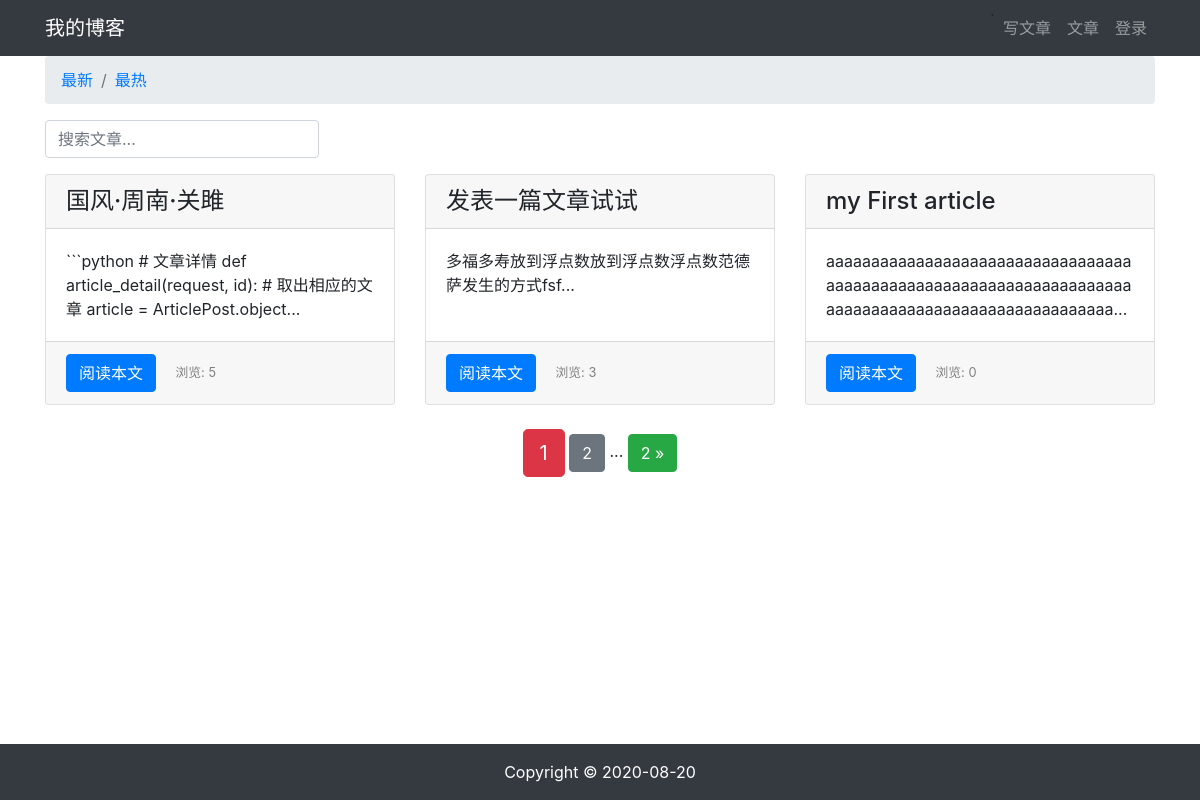
Before: /article/article_list?order=total_views&search= with the older database file.
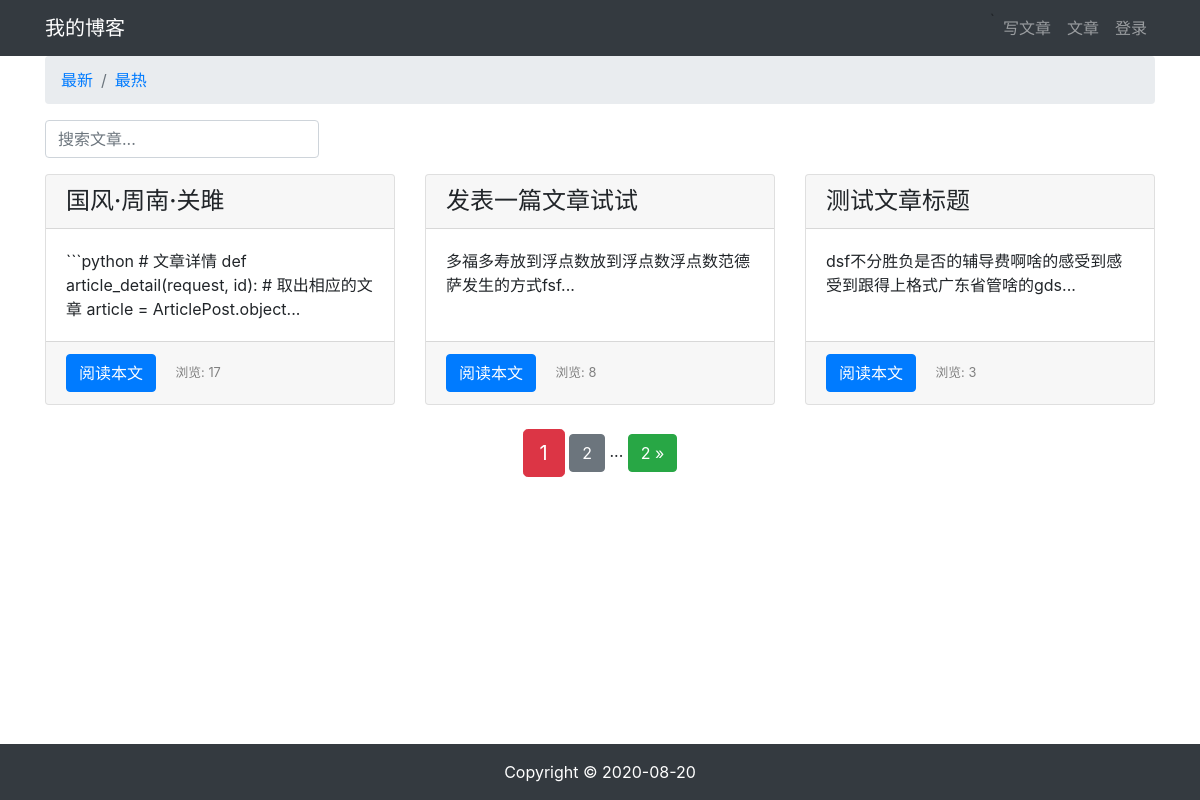
After: the same page with the newer database file.
### article/models.py (models this page shows, shortened)
class ArticlePost(models.Model):
    total_views = models.PositiveIntegerField(default=0)
    author = models.ForeignKey(User, on_delete=models.CASCADE)
    title = models.CharField(max_length=100)
    body_content = models.TextField()
    created_time = models.DateTimeField(default=timezone.now)
    updated_time = models.DateTimeField(auto_now=True)
    class Meta:
        ordering = ('-created_time',)

### article/views.py (the view)
# urls.py: path('article_list', article.views.article_list, name='article_list'),
def article_list(request):
    search = request.GET.get('search')
    order = request.GET.get('order')
    if search:
        if order == 'total_views':
            all_article = ArticlePost.objects.filter(
                Q(title__icontains=search) |
                Q(body_content__icontains=search)
            ).order_by('-total_views')
        else:
            all_article = ArticlePost.objects.filter(
                Q(title__icontains=search) |
                Q(body_content__icontains=search)
            )
    else:
        search = ''
        if order == 'total_views':
            all_article = ArticlePost.objects.all().order_by('-total_views')
        else:
            all_article = ArticlePost.objects.all()
    pageinator = Paginator(all_article, 3)
    page = request.GET.get('page')
    page_articles = pageinator.get_page(page)
    context = {
        'page_articles': page_articles,
        'order': order,
        'search': search
    }
    return render(request, 'article/list.html', context)

### templates/article/list.html (shortened to what this page needs)
{% extends "base.html" %}
{% load staticfiles %}
{% block content %}
<div class="container">
    <nav aria-label="breadcrumb">
        <ol class="breadcrumb">
            <li class="breadcrumb-item">
                <a href="{% url 'article:article_list' %}?search={{ search }} ">
                    最新
                </a>
            </li>
            <li class="breadcrumb-item">
                <a href="{% url 'article:article_list' %}?order=total_views&search={{ search }}">
                    最热
                </a>
            </li>
        </ol>
    </nav>
    <div class="row">
        <div class="col-auto mr-auto">
            <form class="form-inline" >
                <input type="text"
                    class="form-control mb-2 mr-sm-2"
                    name="search"
                    placeholder="搜索文章..."
                    required
                >
            </form>
        </div>
    </div>
    <div class="row mt-2">
        {% for article in page_articles %}
        <div class="col-4 mb-4">
            <div class="card h-100">
                <h4 class="card-header">{{ article.title }}</h4>
                <div class="card-body">
                    <p class="card-text">{{ article.body_content|slice:'100' }}...</p>
                </div>
                <div class="card-footer">
                    <a href="{% url 'article:article_detail' article.id %}" class="btn btn-primary">阅读本文</a>
                <span>
                    <small class="col align-self-end" style="color: gray;">
                        浏览: {{ article.total_views }}
                    </small>
                </span>
                </div>
            </div>
        </div>
        {% endfor %}
    </div>
    <div class="pagination row">
        <div class="m-auto">
            <span class="step-links">
                <span class="current btn btn-danger btn-lg">
                    {{ page_articles.number }}
                </span>
                {% if page_articles.has_next %}
                    <a href="?page={{ page_articles.next_page_number }}&order={{ order }}&search={{ search }}" class="btn btn-secondary">
                        {{ page_articles.next_page_number }}
                    </a>
                    <span>...</span>
                    <a href="?page={{ page_articles.paginator.num_pages }}&order={{ order }}&search={{ search }}" class="btn btn-success">
                        {{ page_articles.paginator.num_pages }} &raquo;
                    </a>
                {% endif %}
            </span>
        </div>
    </div>
</div>
{% endblock content %}

Changed rows visible on the page:
no longer on this page (row edited): ArticlePost: title "my First article", body_content "aaaaaaaaaaaaaaaaaaaaaaaaaaaaaaaaaaaaaaaaaaaaaaaaaaaaaaaaaaaaaaaaaaaaaaaaaaaaaaaaaaaaaaaaaaaaaaaaaaaa", total_views "0"
changed ArticlePost "国风·周南·关雎": total_views "5" → "17"
changed ArticlePost "发表一篇文章试试": total_views "3" → "8"
now on this page (row edited): ArticlePost: title "测试文章标题", body_content "dsf不分胜负是否的辅导费啊啥的感受到感受到跟得上格式广东省管啥的gds", total_views "3"
